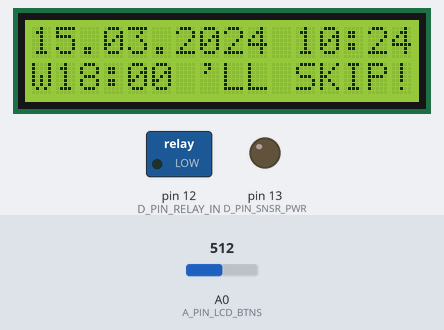
This sketch was run on a simulated Arduino Uno, built with avr-gcc and run on an emulated ATmega328P. Shown: 16×2 character LCD, switched loads named in the sketch (green lamp = pin HIGH), output pins drawn as LEDs (lit = HIGH). Dashed ring = blinking. The test bench sets the inputs (shaded band); at power-on: A0 (A_PIN_LCD_BTNS) = 512. The local clock reads 2024-03-15 10:24:30 at power-on unless the sketch sets it.

Above: at 1.11 s.
1.3 s: A0 (A_PIN_LCD_BTNS) set to 66
At 2.5 s:
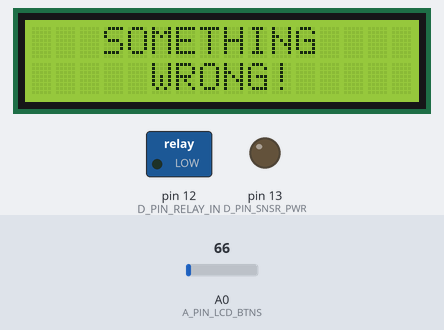
2.8 s: A0 (A_PIN_LCD_BTNS) set to 54
At 3.03 s:
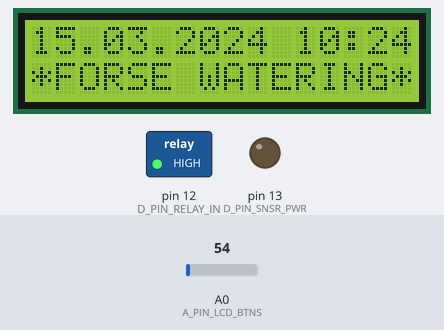
4.6 s: A0 (A_PIN_LCD_BTNS) set to 610
At 4.9 s:
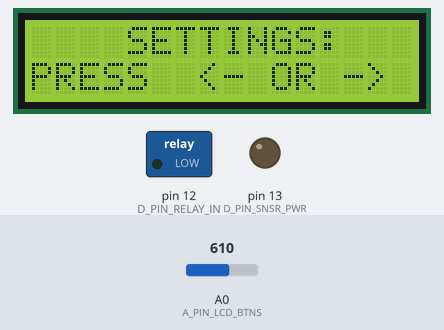
6.1 s: A0 (A_PIN_LCD_BTNS) set to 582
At 6.17 s:
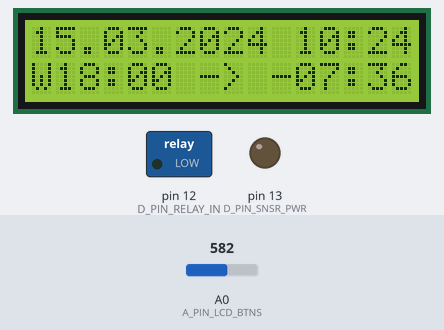
8.1 s: A0 (A_PIN_LCD_BTNS) set to 716
At 9.2 s:
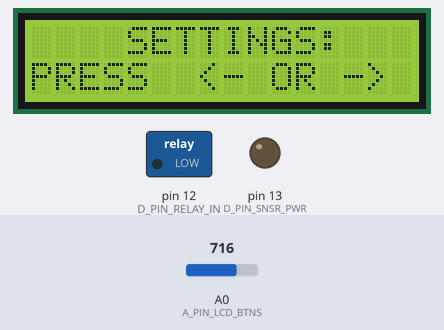
Timing chart, 0 to 10.6 s (numbered marks = the images above; inputs shaded):
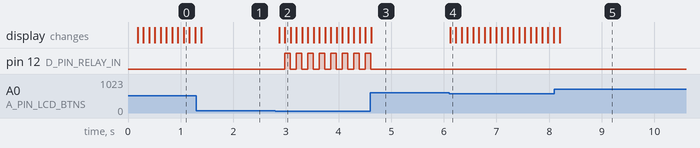

Measured:
- the behaviour switches between 60 and 59 on A0 (A_PIN_LCD_BTNS) (found by bisection; images 1 and 2)
- the behaviour switches between 600 and 599 on A0 (A_PIN_LCD_BTNS) (found by bisection; images 3 and 4)
- after the input at 1.3 s, the display: changes after 0.09 s (image 1)
- after the input at 2.8 s, pin 12 (D_PIN_RELAY_IN): alternates HIGH for 0.11 s and LOW for 0.11 s, starting after 0.18 s; the display: first changes after 0.07 s (image 2 shows a later state)
- after the input at 4.6 s, pin 12 (D_PIN_RELAY_IN): goes on until 4.6 s, then stays LOW; the display: changes at once (image 3)
- after the input at 6.1 s, the display: changes at once (image 4)
- after the input at 8.1 s, the display: changes after 0.10 s (image 5)

The sketch:

WateringStationSketch.ino
```cpp
//Sketch for watering station
//Version 1.0
//Author Zhuravskiy Ilya
//Mail: ilya.zhuravskiy@gmail.com

#include <LiquidCrystal.h>
#include <iarduino_RTC.h>

const int D_PIN_RTC_RST    = 2;
const int D_PIN_RTC_DAT    = 3;
const int D_PIN_RTC_CLK    = 4;
const int D_PIN_LCD_D4     = 5;
const int D_PIN_LCD_D5     = 6;
const int D_PIN_LCD_D6     = 7;
const int D_PIN_LCD_D7     = 8;
const int D_PIN_LCD_D8     = 9;
const int D_PIN_LCD_D9     = 10;
const int D_PIN_RELAY_IN  = 12;
const int D_PIN_SNSR_PWR   = 13;

const int A_PIN_LCD_BTNS  = 0;
const int A_PIN_SNSR_DATA = 5;

const int LOOP_DELAY_TIME = 100;
const int MINUTES_IN_HOUR = 60;
const int MIN_HOURS_1 = 2;
const int MAX_HOURS_1 = 10;
const int MIN_HOURS_2 = 15;
const int MAX_HOURS_2 = 20;
const int MIN_DURATION_MINUTES = 0;
const int MAX_DURATION_MINUTES = 3 * MINUTES_IN_HOUR;
const int MIN_MINUTES = 0;
const int MAX_MINUTES = 59;
const int RAIN_THRESHOLD = 1024; //0 - no rain, 1024 - max rain.

iarduino_RTC time(RTC_DS1302, D_PIN_RTC_RST, D_PIN_RTC_CLK, D_PIN_RTC_DAT);
LiquidCrystal lcd(D_PIN_LCD_D8, D_PIN_LCD_D9, D_PIN_LCD_D4, D_PIN_LCD_D5, D_PIN_LCD_D6, D_PIN_LCD_D7);

int mode; //0 - waiting mode, 1 - configuration mode.
int timeValuesArray[7] = {6, 6, 0, 30, 18, 0, 30}; //Array with preferences {0:ElemSize, 1:WaterHour1, 2:WaterMinute1, 3:Duration1, 4:WaterHour2, 5:WaterMinute2, 6:Duration2}
boolean forseWatering;
boolean skipWatering;
boolean needToResetValues;

void setup() {
  mode = 0;
  forseWatering = false;
  skipWatering = false;
  needToResetValues = false;
  Serial.begin(9600);
  time.begin();
  lcd.begin(16, 2);
  //time.settime(30,14,13,31,5,18,4);  //Uncomment for setup, then comment again. Sec, min, hour, day, month, year, number of week day (0-San, 1-Mon..)
  pinMode(D_PIN_RELAY_IN, OUTPUT);
  pinMode(D_PIN_SNSR_PWR, OUTPUT);

  digitalWrite(D_PIN_RELAY_IN, LOW); //HIGH - Turn on relay, LOW - turn off relay
}

void loop() {
  int fromMidnight = (time.Hours * MINUTES_IN_HOUR) + time.minutes;
  int startWatering1 = (timeValuesArray[1] * MINUTES_IN_HOUR) + timeValuesArray[2];
  int startWatering2 = (timeValuesArray[4] * MINUTES_IN_HOUR) + timeValuesArray[5];

  if (mode == 0) {
    showCurrentDateTime();
    watering(fromMidnight, startWatering1, startWatering2);
  }
  keysEvents();
  checkRain(fromMidnight, startWatering1, startWatering2);

  //Delay time to adjust the sensitivity of the buttons
  delay (LOOP_DELAY_TIME);
}

//Shows current time on LCD
void showCurrentDateTime() {
  printIt(time.gettime("d.m.Y H:i"), "");
}

//Check time and do watering (the main logic block)
void watering(int fromMidnight, int startWatering1, int startWatering2) {
  if (forseWatering) {
    digitalWrite(D_PIN_RELAY_IN, HIGH);
    printIt("", "*FORSE WATERING*");
  } else {
    if ( ((fromMidnight >= startWatering1) && (fromMidnight < (startWatering1 + timeValuesArray[3]))) || ((fromMidnight >= startWatering2) && (fromMidnight < (startWatering2 + timeValuesArray[6]))) ) {
      //Time to watering
      if (skipWatering) {
        //skip watering
        digitalWrite(D_PIN_RELAY_IN, LOW);
        printIt("", "WATERING SKIPED!");
      } else {
        //let's watering!
        digitalWrite(D_PIN_RELAY_IN, HIGH);
        printIt("", "WATERING: -" + getPrettyTime(getDifferenceInMinutes(calculateWateringMinutes(getNextWatering()) + timeValuesArray[(3 + 3 * getNextWatering())], ((time.Hours * MINUTES_IN_HOUR) + time.minutes))));
      }

      //need to refresh values for the next watering
      needToResetValues = true;
    } else {
      digitalWrite(D_PIN_RELAY_IN, LOW);

      //Resets rain data once after each watering
      if (needToResetValues) {
        skipWatering = false;
        needToResetValues = false;
      }

      if (skipWatering) {
        //watering will skip!
        printIt("", "W" + getPrettyTime(calculateWateringMinutes(getNextWatering())) + " 'LL SKIP!");
      } else {
        //to the next watering left..
        printIt("", "W" + getPrettyTime(calculateWateringMinutes(getNextWatering())) + " -> -" + getPrettyTime(getDifferenceInMinutes(calculateWateringMinutes(getNextWatering()), ((time.Hours * MINUTES_IN_HOUR) + time.minutes))));
      }
    }
  }
}

//Checks rain before one and two hours to the next watering
void checkRain(int fromMidnight, int startWatering1, int startWatering2) {
  if ((fromMidnight == (startWatering1 - (2 * MINUTES_IN_HOUR))) || (fromMidnight == (startWatering1 - MINUTES_IN_HOUR)) || (fromMidnight == (startWatering2 - (2 * MINUTES_IN_HOUR))) || (fromMidnight == (startWatering2 - MINUTES_IN_HOUR))) {
    //If it is rain but we have not detected it before
    if (!skipWatering && isItRain()) {
      skipWatering = true;
    }
  }
}

//Checks if the rain sensor shows rain
boolean isItRain() {
  digitalWrite(D_PIN_SNSR_PWR, HIGH);
  boolean result = (analogRead(A_PIN_SNSR_DATA) > RAIN_THRESHOLD);
  digitalWrite(D_PIN_SNSR_PWR, LOW);
  return result;
}

//Calculates how many minutes are from 'now' till 'purpose'
int getDifferenceInMinutes(int purpose, int now) {
  if (purpose < now) {
    return ((24 * MINUTES_IN_HOUR - now) + purpose);
  } else {
    return (purpose - now);
  }
}

//Returns current or nearest watering time number (0 - first, 1 - second).
int getNextWatering() {
  int fromMidnight = (time.Hours * MINUTES_IN_HOUR) + time.minutes;
  int endWatering1 = (timeValuesArray[1] * MINUTES_IN_HOUR) + timeValuesArray[2] + timeValuesArray[3];
  int endWatering2 = (timeValuesArray[4] * MINUTES_IN_HOUR) + timeValuesArray[5] + timeValuesArray[6];

  if ((fromMidnight > endWatering1) && (fromMidnight < endWatering2)) {
    return 1;
  } else {
    return 0;
  }
}

//Calculates number of the minutes form the start of day
int calculateWateringMinutes(int number) {
  int indexH = (1 + (3 * number));
  int indexM = (2 + (3 * number));

  return ((timeValuesArray[indexH] * MINUTES_IN_HOUR) + timeValuesArray[indexM]);
}

//Converts value with time in minutes to string with colon
String getPrettyTime(int curTime) {
  int h = abs(curTime) / MINUTES_IN_HOUR;
  int m = abs(curTime) - (h * MINUTES_IN_HOUR);

  return getPrettyTime(h, m);
}

//Converts values with hours and minutes to string with colon
String getPrettyTime(int curHours, int curMinutes) {
  String h;
  String m;

  if (curHours <= 9) {
    h = "0" + String(curHours);
  } else {
    h = String(curHours);
  }

  if (curMinutes <= 9) {
    m = "0" + String(curMinutes);
  } else {
    m = String(curMinutes);
  }

  return (h + ":" + m);
}

//Check and react if buttons have been pressed
void keysEvents() {
  static int arrNumber;
  int buttonValue = analogRead (A_PIN_LCD_BTNS);
  //For unpressed buttons will return ~1023
  if (buttonValue < 1000) {
    //Button "Right"
    if (buttonValue < 60) {
      if (mode == 1) {
        if (arrNumber < timeValuesArray[0]) {
          arrNumber += 1;
        } else {
          arrNumber = 1;
        }
        showValueWithId(arrNumber);
      } else {
        forseWatering = !forseWatering;
      }
    }
    //Button "Up"
    else if (buttonValue < 200) {
      int curValue = timeValuesArray[arrNumber];
      curValue += 1;
      //case for wattering 1 hours
      if ((arrNumber == 1) && (curValue > MAX_HOURS_1)) {
        curValue = MIN_HOURS_1;
        //case for wattering 2 hours
      } else if ((arrNumber == 4) && (curValue > MAX_HOURS_2)) {
        curValue = MIN_HOURS_2;
        //case for wattering minutes
      } else if ((arrNumber == 2 || arrNumber == 5) && (curValue > MAX_MINUTES)) {
        curValue = MIN_MINUTES;
        //case for wattering duration
      } else if ((arrNumber == 3 || arrNumber == 6) && (curValue > (MAX_DURATION_MINUTES))) {
        curValue = MIN_DURATION_MINUTES;
      }
      //save and show result
      timeValuesArray[arrNumber] = curValue;
      showValueWithId(arrNumber);
    }
    //Button "Down"
    else if (buttonValue < 400) {
      int curValue = timeValuesArray[arrNumber];
      curValue -= 1;
      if (curValue < 0 || (arrNumber == 4 && curValue < MIN_HOURS_2)) {
        //case for wattering 1 hours
        if (arrNumber == 1) {
          curValue = MAX_HOURS_1;
          //case for wattering 2 hours
        } else if (arrNumber == 4) {
          curValue = MAX_HOURS_2;
          //case for wattering minutes
        } else if (arrNumber == 2 || arrNumber == 5) {
          curValue = MAX_MINUTES;
          //case for wattering duration
        } else if (arrNumber == 3 || arrNumber == 6) {
          curValue = MAX_DURATION_MINUTES;
        }
      }
      //save and show result
      timeValuesArray[arrNumber] = curValue;
      showValueWithId(arrNumber);
    }
    //Button "Left"
    else if (buttonValue < 600) {
      if (mode == 1) {
        if (arrNumber <= 1) {
          arrNumber = timeValuesArray[0];
        } else {
          arrNumber -= 1;
        }
        showValueWithId(arrNumber);
      } else {
        skipWatering = !skipWatering;
      }
    }
    //Button "Select"
    else if (buttonValue < 800) {
      mode += 1;
      if (mode == 2) {
        mode = 0;
      }
      if (mode == 1) {
        printIt("    SETTINGS:   ", "PRESS  <- OR ->");
        arrNumber = 0;
      }
    }
  }
}

//Prints first argument at first line and second at second line on LCD
void printIt(String s1, String s2) {
  if (s1.length() > 0) {
    lcd.setCursor(0, 0);
    for (int i = s1.length(); i < 16; i++) {
      s1 += " ";
    }
    lcd.print(s1);
  }
  if (s2.length() > 0) {
    lcd.setCursor(0, 1);
    for (int i = s2.length(); i < 16; i++) {
      s2 += " ";
    }
    lcd.print(s2);
  }
}

//Show preference by id with full name
void showValueWithId(int id) {
  switch (id) {
    case 1:
      printIt("<  W. HOURS 1  >", "       " + String(timeValuesArray[id]));
      break;
    case 2:
      printIt("< W. MINUTES 1 >", "       " + String(timeValuesArray[id]));
      break;
    case 3:
      printIt("< W.DURATION 1 >", "       " + String(timeValuesArray[id]));
      break;
    case 4:
      printIt("<  W. HOURS 2  >", "       " + String(timeValuesArray[id]));
      break;
    case 5:
      printIt("< W. MINUTES 2 >", "       " + String(timeValuesArray[id]));
      break;
    case 6:
      printIt("< W.DURATION 2 >", "       " + String(timeValuesArray[id]));
      break;
    default:
      printIt("   SOMETHING    ", "     WRONG!     ");
  }
}
```
